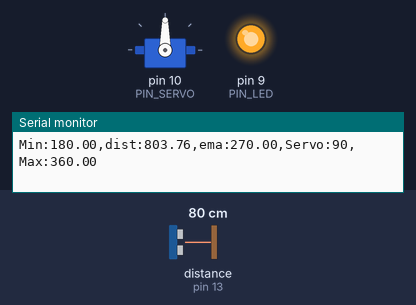
Bench run of a sketch on a simulated Arduino Uno, built with avr-gcc and run on an emulated ATmega328P. Parts: servo, output pins drawn as LEDs (lit = HIGH), the last lines printed to the serial monitor. Wiring (inferred from the names in the program): ultrasonic range finder: trigger pin 12; echo pin 13. The inputs (shaded band) are chosen by the test bench; at power-on: distance to the obstacle (sensor on pin 13) 80 cm. The echo pulse lasts 58.3 µs per cm; pins used as bus, display or sensor lines are not drawn.

Above: at 1.2 s.
1.3 s: distance to the obstacle (sensor on pin 13) set to 35 cm
At 2.8 s:
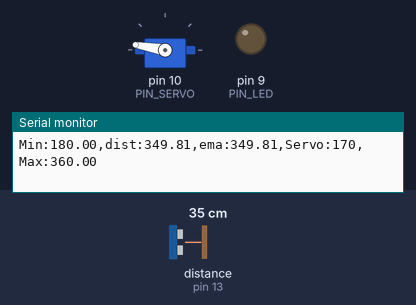
3.1 s: distance to the obstacle (sensor on pin 13) set to 2 cm
At 3.8 s:
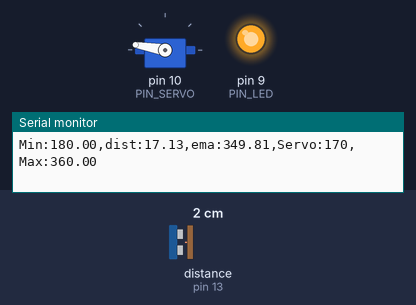
Timing chart, 0 to 6.1 s (numbered marks = the images above; inputs shaded):
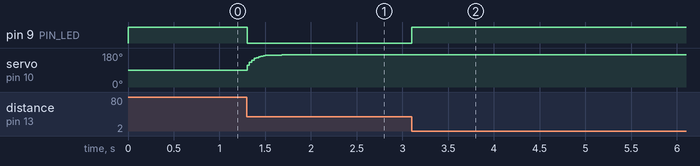

Measured:
- after the input at 1.3 s, pin 9 (PIN_LED): HIGH → LOW at once; servo on pin 10 (PIN_SERVO): moves from 90° to 170° over 0.37 s, starting at once
- after the input at 3.1 s, pin 9 (PIN_LED): LOW → HIGH at once

The sketch:

11_practice_2.ino
```cpp
#include <Servo.h>

// Arduino pin assignment
#define PIN_LED   9   // LED active-low
#define PIN_TRIG  12  // sonar sensor TRIGGER
#define PIN_ECHO  13  // sonar sensor ECHO
#define PIN_SERVO 10  // servo motor

// configurable parameters for sonar
#define SND_VEL 346.0     // sound velocity at 24 celsius degree (unit: m/sec)
#define INTERVAL 25      // sampling interval (unit: msec)
#define PULSE_DURATION 10 // ultra-sound Pulse Duration (unit: usec)
#define _DIST_MIN 180.0   // minimum distance to be measured (unit: mm)
#define _DIST_MAX 360.0   // maximum distance to be measured (unit: mm)

#define TIMEOUT ((INTERVAL / 2) * 1000.0) // maximum echo waiting time (unit: usec)
#define SCALE (0.001 * 0.5 * SND_VEL) // coefficent to convert duration to distance

#define _EMA_ALPHA 0.3    // EMA weight of new sample (range: 0 to 1)
                          // Setting EMA to 1 effectively disables EMA filter.

// Target Distance
#define _TARGET_LOW  180.0
#define _TARGET_HIGH 360.0

// duty duration for myservo.writeMicroseconds()
// NEEDS TUNING (servo by servo)

#define _DUTY_MIN 680 // servo full clockwise position (0 degree)
#define _DUTY_NEU 1540 // servo neutral position (90 degree)
#define _DUTY_MAX 2400 // servo full counterclockwise position (180 degree)

// global variables
float dist_ema, dist_prev;              // unit: mm
unsigned long last_sampling_time;       // unit: ms

Servo myservo;

void setup() {
  // initialize GPIO pins
  pinMode(PIN_LED, OUTPUT);
  digitalWrite(PIN_LED, HIGH); // LED OFF until a valid measurement
  pinMode(PIN_TRIG, OUTPUT);    // sonar TRIGGER
  pinMode(PIN_ECHO, INPUT);     // sonar ECHO
  digitalWrite(PIN_TRIG, LOW);  // turn-off Sonar

  myservo.attach(PIN_SERVO, _DUTY_MIN, _DUTY_MAX);
  myservo.writeMicroseconds(_DUTY_NEU);

  // initialize USS related variables
  // Start at the distance corresponding to the initial neutral position.
  dist_prev = (_DIST_MIN + _DIST_MAX) / 2.0;
  dist_ema = dist_prev;

  // initialize serial port
  Serial.begin(57600);
}

void loop() {
  float  dist_raw, dist_filtered;

  // wait until next sampling time.
  // millis() returns the number of milliseconds since the program started.
  // will overflow after 50 days.
  if (millis() - last_sampling_time < INTERVAL)
    return;

  // get a distance reading from the USS
  dist_raw = USS_measure(PIN_TRIG, PIN_ECHO);

  // the range filter
  if ((dist_raw == 0.0) || (dist_raw > _DIST_MAX)) {
      dist_filtered = dist_prev;
  } else if (dist_raw < _DIST_MIN) {
      dist_filtered = dist_prev;
  } else {    // In desired Range
      dist_filtered = dist_raw;
      dist_prev = dist_raw;
  }

  // Smooth the range-filtered distance using EMA.
  dist_ema = _EMA_ALPHA * dist_filtered + (1.0 - _EMA_ALPHA) * dist_ema;

  // The LED is active-low; indicate whether the raw reading is in range.
  if (dist_raw >= _DIST_MIN && dist_raw <= _DIST_MAX)
    digitalWrite(PIN_LED, LOW);
  else
    digitalWrite(PIN_LED, HIGH);

  // adjust servo position according to the USS read value
  if (dist_ema <= _TARGET_LOW) {
    myservo.writeMicroseconds(_DUTY_MIN);
  }
  else if (dist_ema >= _TARGET_HIGH) {
    myservo.writeMicroseconds(_DUTY_MAX);
  }
  else {
    myservo.writeMicroseconds((dist_ema - _TARGET_LOW) * (_DUTY_MAX - _DUTY_MIN) / (_TARGET_HIGH - _TARGET_LOW) + _DUTY_MIN);
  }

  // output the distance to the serial port
  Serial.print("Min:");    Serial.print(_DIST_MIN);
  Serial.print(",dist:");  Serial.print(dist_raw);
  Serial.print(",ema:");   Serial.print(dist_ema);
  Serial.print(",Servo:"); Serial.print(myservo.read());
  Serial.print(",Max:");   Serial.print(_DIST_MAX);
  Serial.println("");

  // update last sampling time
  last_sampling_time += INTERVAL;
}

// get a distance reading from USS. return value is in millimeter.
float USS_measure(int TRIG, int ECHO)
{
  digitalWrite(TRIG, HIGH);
  delayMicroseconds(PULSE_DURATION);
  digitalWrite(TRIG, LOW);

  return pulseIn(ECHO, HIGH, TIMEOUT) * SCALE; // unit: mm
}
```
